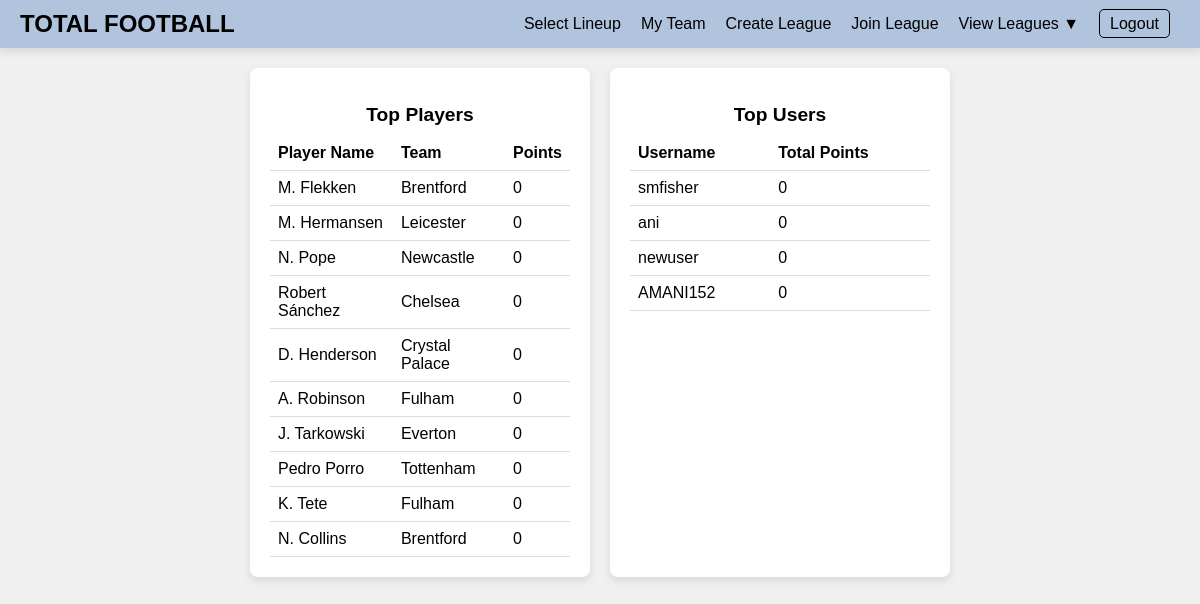
Page /homepage on the earlier database version.
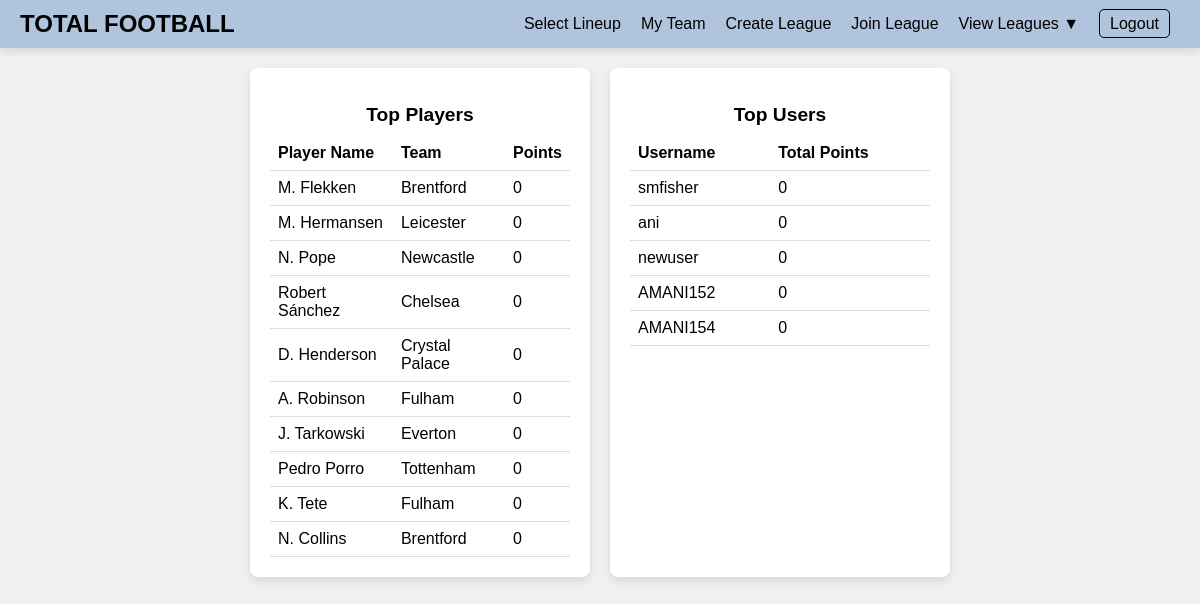
Same page on the later database version.
### totalfootball/models.py (models this page shows, shortened)
class User(AbstractUser):
    email = models.EmailField(unique=True)
    team_name = models.CharField(max_length=100, blank=True, null=True)
    profile_image = models.ImageField(upload_to='profile_images/', blank=True, null=True)
    leagues = models.ManyToManyField('League', related_name='members', blank=True)

### totalfootball/views.py (the view)
# urls.py: path('homepage', homepage_action, name="homepage"),
def homepage_action(request):
    top_players = Player.objects.order_by('-points')[:10]
    teams = Team.objects.all()
    team_points = []
    for team in teams:
        captain_points = 0
        non_captain_points = 0
        if team.captain:
            captain_points = (team.captain.points or 0) * 2
        non_captain_points = team.players.exclude(id=team.captain_id).aggregate(
            total=Sum('points')
        )['total'] or 0
        total_points = captain_points + non_captain_points
        team_points.append({
            'username': team.user.username,
            'total_points': total_points,
        })
    top_users = sorted(team_points, key=lambda x: x['total_points'], reverse=True)[:10]
    context = {
        'top_players': top_players,
        'top_users': top_users,
    }
    return render(request, 'homepage.html', context)

### totalfootball/templates/homepage.html (shortened to what this page needs)
{% load static %}
<!doctype html>
<html lang="en">
    <head>
        <link rel="stylesheet" href="../static/homepage.css">
        <link rel="stylesheet" href="../static/header.css">
    </head>
    <body>
        <div class="header-box" id="id_header_div">
            <div class="centered" id="id_site_name">
                <a href="/homepage">TOTAL FOOTBALL</a>
            </div>
            <div class="bottom" id="id_nav_global_stream">
                <a href="/select-lineup">Select Lineup</a>
            </div>
            <div class="bottom" id="id_nav_follower_stream">
                <a href="/my-team">My Team</a>
            </div>
            <div class="bottom" id="id_nav_follower_stream">
                <a href="/create-league">Create League</a>
            </div>
            <div class="bottom" id="id_nav_follower_stream">
                <a href="/join-league">Join League</a>
            </div>
            <div class="bottom dropdown" id="id_nav_view_leagues">
                <span>View Leagues ▼</span>
            </div>
            <div class="bottom" id="id_nav_logout">
                <a href="/logout">Logout</a>
            </div>
        </div>
        <div class="leaderboard-container">
            <div class="leaderboard">
                <h2>Top Players</h2>
                <table>
                    <thead>
                        <tr>
                            <th>Player Name</th>
                            <th>Team</th>
                            <th>Points</th>
                        </tr>
                    </thead>
                    <tbody>
                        {% for player in top_players %}
                            <tr>
                                <td>{{ player.name }}</td>
                                <td>{{ player.team }}</td>
                                <td>{{ player.points }}</td>
                            </tr>
                        {% empty %}
                            <tr>
                                <td colspan="3">No players available.</td>
                            </tr>
                        {% endfor %}
                    </tbody>
                </table>
            </div>
            <div class="leaderboard">
                <h2>Top Users</h2>
                <table>
                    <thead>
                        <tr>
                            <th>Username</th>
                            <th>Total Points</th>
                        </tr>
                    </thead>
                    <tbody>
                        {% for team in top_users %}
                            <tr>
                                <td>{{ team.username }}</td>
                                <td>{{ team.total_points }}</td>
                            </tr>
                        {% empty %}
                            <tr>
                                <td colspan="2">No users available.</td>
                            </tr>
                        {% endfor %}
                    </tbody>
                </table>
            </div>
        </div>
    </body>
</html>

Differences in the rows shown:
added User: username "AMANI154"
Other differences:
new list line: "0"
